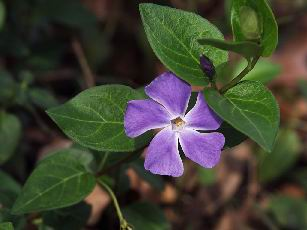
//> input picture openCV/mask/test.jpg, 307 x 230 px
$ ./edge_laplacian   (built with g++ and OpenCV 4)
//> lines starting //> are read from the running program, lines starting //| are printed output that depends on the picture
#include <opencv2/opencv.hpp>

using namespace cv;
using namespace std;

int main()
{
	Mat image = imread("./test.jpg", 0);
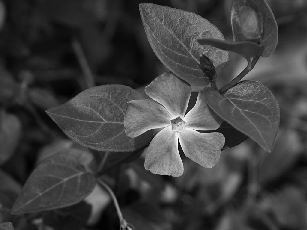
//> image: 230 rows x 307 cols, CV_8UC1; min 0, max 255, mean 62.9
	CV_Assert(image.data);

	short data1[] =
	{
		0, 1, 0,
		1, -4, 1,
		0, 1, 0
	};

	short data2[] =
	{
		-1, -1, -1,
		-1, 8, -1,
		-1, -1, -1
	};

	Mat dst1, dst2, dst3;
	Mat mask4(3, 3, CV_16S, data1);
	Mat mask8(3, 3, CV_16S, data2);

	filter2D(image, dst1, CV_16S, mask4);
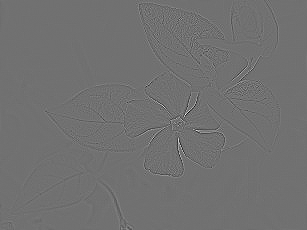
//> dst1: 230 rows x 307 cols, CV_16SC1; min -488, max 611, mean 0; drawn with min black and max white
	filter2D(image, dst2, CV_16S, mask8);
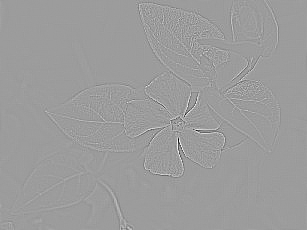
//> dst2: 230 rows x 307 cols, CV_16SC1; min -1362, max 860, mean 0; drawn with min black and max white
	Laplacian(image, dst3, CV_16S, 1);

	convertScaleAbs(dst1, dst1);
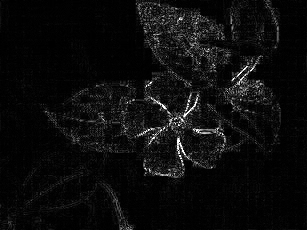
//> dst1: 230 rows x 307 cols, CV_8UC1; min 0, max 255, mean 12.5
	convertScaleAbs(dst2, dst2);
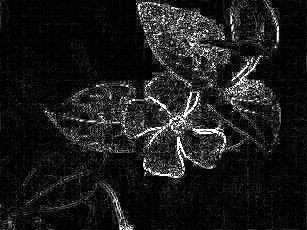
//> dst2: 230 rows x 307 cols, CV_8UC1; min 0, max 255, mean 27.3
	convertScaleAbs(dst3, dst3);

	imshow("image", image), imshow("filter2D_4방향", dst1);
	imshow("filter2D_8방향", dst2), imshow("Laplacian_OpenCV", dst3);
	waitKey();

	return 0;
}
